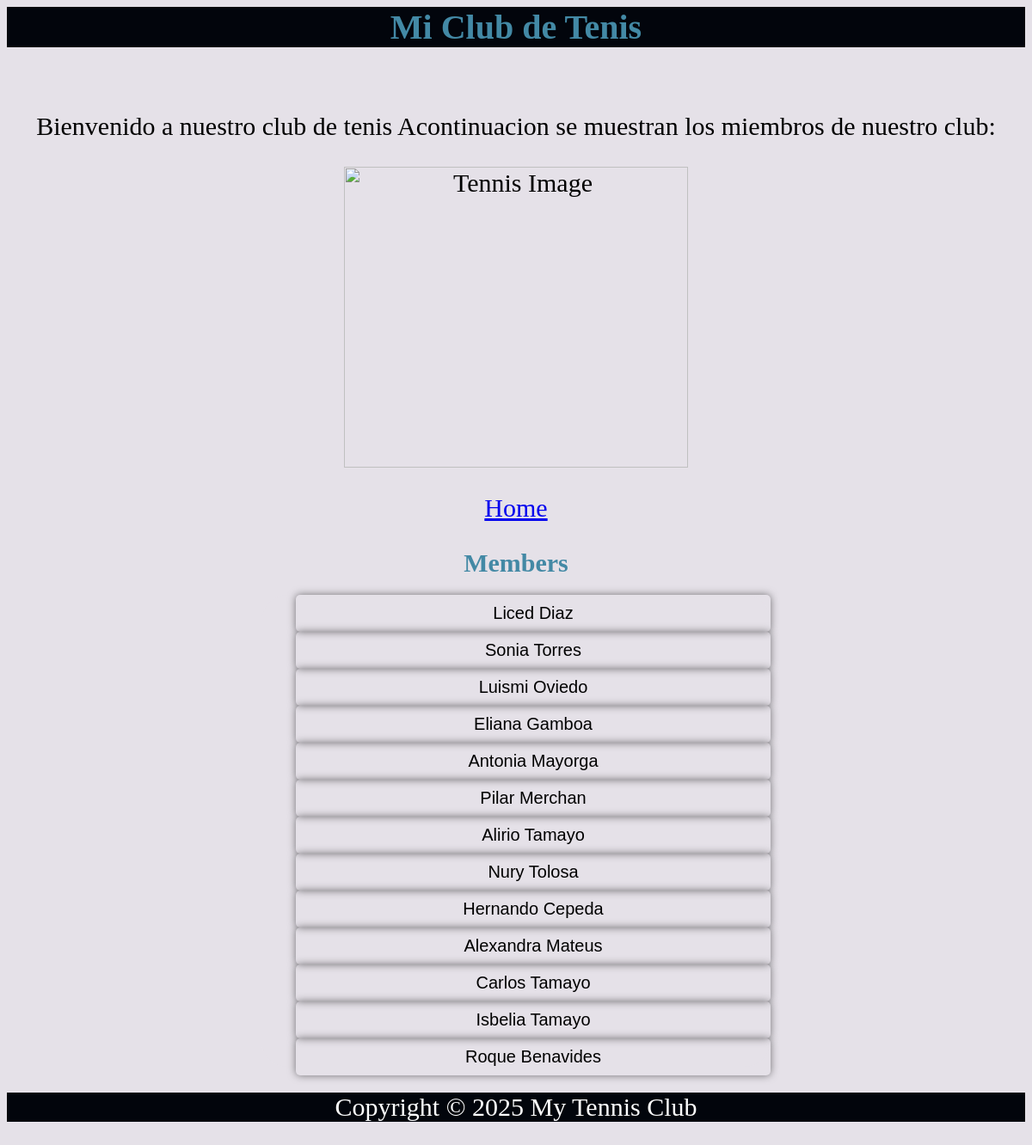
/members/, run on an earlier commit of the app's database.
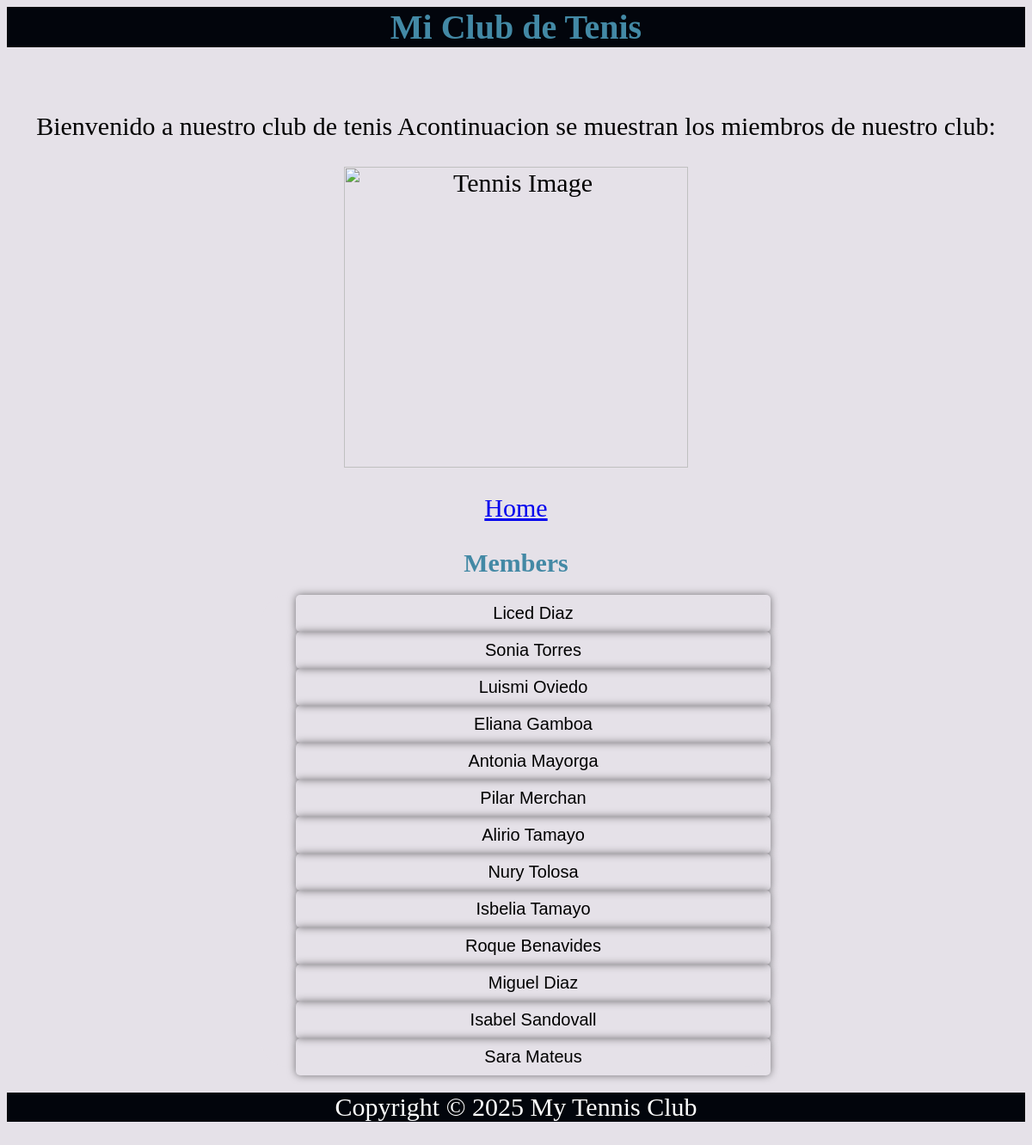
And on a later commit of the database.
### members/models.py (models this page shows, shortened)
class Member(models.Model):
    firstname = models.CharField(max_length=255)
    lastname = models.CharField(max_length=255)
    phone =models.IntegerField(null=True)
    joined_date = models.DateField(null=True)
    gender=models.CharField(max_length=255,null=True)
    birthday=models.DateField(null=True)
    email=models.EmailField(max_length=255,null=True)

### members/views.py (the view)
# urls.py: path('members/', views.members, name='members'),
def members(request):
    mymembers = Member.objects.all().values()
    template = loader.get_template('all_members.html')
    context = {
        'mymembers': mymembers,
    }
    return HttpResponse(template.render(context, request))

### members/templates/all_members.html (shortened to what this page needs)
{% extends "master.html" %}
{% block content %}
    <p><a href="/">Home</a></p>
    <h1 class="members">Members</h1>
<div class="container">
<ul>
    {% for x in mymembers %}
    <li><a href="details/{{ x.id }}">{{ x.firstname }} {{ x.lastname }}</a></li>
    {% endfor %}
</ul>
</div>
{% endblock %}

### members/templates/master.html (shortened to what this page needs)
<DOCTYPE html>
<html>
<head>
</head>
<body>
    <div class="header">
    <h1 class="h1">Mi Club de Tenis</h1>
    </div>
    <br>
    <div>
    <p>Bienvenido  a nuestro club de tenis Acontinuacion se muestran los miembros de nuestro club:<p>
    <img src="https://encrypted-tbn0.gstatic.com/images?q=tbn:ANd9GcS3xVFckD2WDGXTIEyErUxlJorCBVb3iF5uRQ&s" alt="Tennis Image" width="400" height="350" class="img" style="Display:block; margin:auto;"></img>
    </div>
    {% block content %}
    {% endblock %}
    <footer class="footer" style="text-align:center; background-color:rgba(2, 5, 12, 1); color:white; padding:0.00010px; font-size: 10px;">
        <p>Copyright &copy; 2025 My Tennis Club</p>
    </footer>
</body>
</html>

### members/templates/master.html (style rules this page uses)
body { background-color:#E5E1E8 ; }
.header { background-color: rgba(2, 5, 12, 1); }
h1 { color: #4389a5ff; text-align: center; font-family:Times New Roman; font-size: 40px; }
p { text-align: center; font-family:Times New Roman; font-size: 30px; }
.members { text-align: center; font-family:Times New Roman; font-size: 30px; }
.container { text-decoration:none; color:white; max-width:700%; width:50%; height:70%; display:block; margin:auto; border-radius:30px; background-color:#E5E1E8 ; }
.container ul { list-style-type:none; text-align:center; color:black; }
.container a { font-size:20px; text-decoration:none; font-family:Helvetica, Arial, sans-serif; color:black; display:block; box-shadow:0 0 10px rgba(0, 0, 0, 0.5); padding:10px; border-radius:5px; }

What changed in the data, as far as the page shows it:
removed Member: firstname "Hernando", lastname "Cepeda"
removed Member: firstname "Alexandra", lastname "Mateus"
removed Member: firstname "Carlos", lastname "Tamayo"
added Member: firstname "Miguel", lastname "Diaz"
added Member: firstname "Isabel", lastname "Sandovall"
added Member: firstname "Sara", lastname "Mateus"
